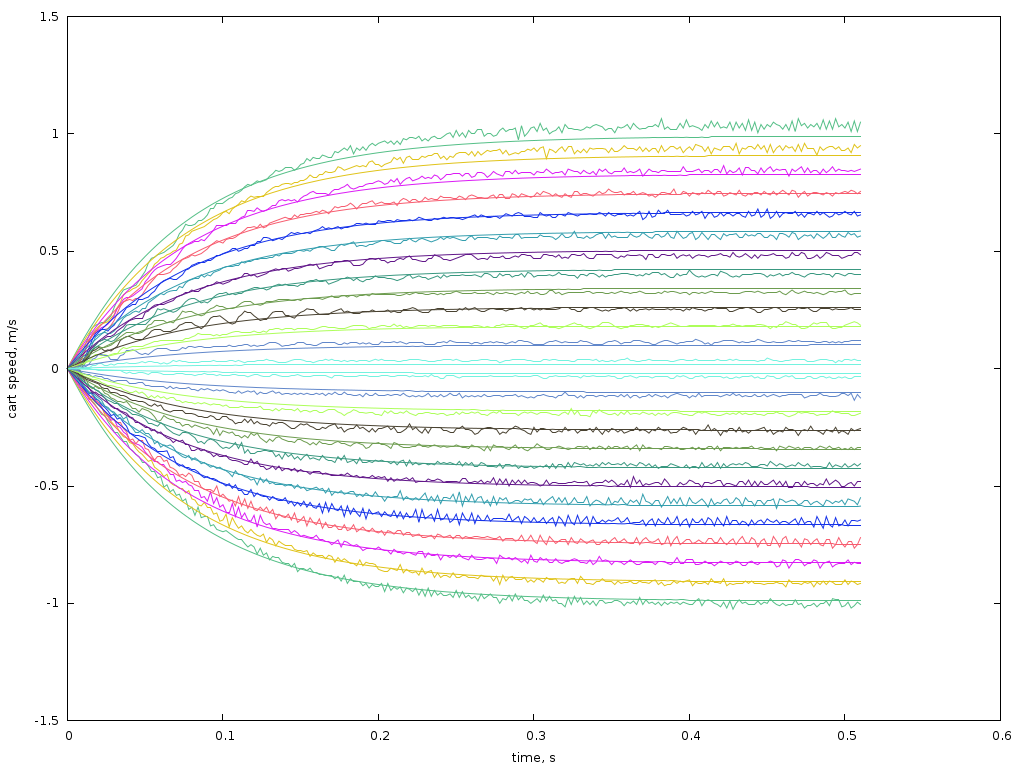

Generate this figure with gnuplot:
set terminal pngcairo size 1024,768 enhanced font 'Verdana,10'
set output 'curves.png'

set nokey

set ylabel "cart speed, m/s"
set xlabel "time, s"
show xlabel
show ylabel

colors = "#55BF87 #22DE9E #E0C31A #C2096A #DB1BF5 #C5B743 #F75C6F #A4F780 #1532E9 #CC4E74 #339EAE #2A676C #611689 #7AEACD #399880 #DC47BE #6D9C4F #9B1A2A #494231 #07B903 #ADFE5A #DB867D #6187CA #104537 #74F2DF #58D562"

plot for [i=1:104:2] 'curves.dat' using 1:(column(i+1)) lc rgb word(colors, i%26) with lines

#w(x) = w0*(1-exp(alpha*x))
#w0 = 10
#alpha = -.1
#fit w(x) "curves.dat" using 1:2 via w0,alpha
#
#plot 'curves.dat' using 1:2  title "23.99V"  with lines lt rgb "#55BF87", \
#               '' using 1:3  title "23.05V"  with lines lt rgb "#22DE9E", \
#               '' using 1:4  title "22.11V"  with lines lt rgb "#E0C31A", \
#               '' using 1:5  title "21.17V"  with lines lt rgb "#C2096A", \
#               '' using 1:6  title "20.23V"  with lines lt rgb "#DB1BF5", \
#               '' using 1:7  title "19.29V"  with lines lt rgb "#C5B743", \
#               '' using 1:8  title "18.34V"  with lines lt rgb "#F75C6F", \
#               '' using 1:9  title "17.40V"  with lines lt rgb "#A4F780", \
#               '' using 1:10 title "16.46V"  with lines lt rgb "#1532E9", \
#               '' using 1:11 title "15.52V"  with lines lt rgb "#CC4E74", \
#               '' using 1:12 title "14.58V"  with lines lt rgb "#339EAE", \
#               '' using 1:13 title "13.64V"  with lines lt rgb "#2A676C", \
#               '' using 1:14 title "12.70V"  with lines lt rgb "#611689", \
#               '' using 1:15 title "11.76V"  with lines lt rgb "#7AEACD", \
#               '' using 1:16 title "10.82V"  with lines lt rgb "#399880", \
#               '' using 1:17 title "9.88V"   with lines lt rgb "#DC47BE", \
#               '' using 1:18 title "8.93V"   with lines lt rgb "#6D9C4F", \
#               '' using 1:19 title "7.99V"   with lines lt rgb "#9B1A2A", \
#               '' using 1:20 title "7.05V"   with lines lt rgb "#494231", \
#               '' using 1:21 title "6.11V"   with lines lt rgb "#07B903", \
#               '' using 1:22 title "5.17V"   with lines lt rgb "#ADFE5A", \
#               '' using 1:23 title "4.23V"   with lines lt rgb "#DB867D", \
#               '' using 1:24 title "3.29V"   with lines lt rgb "#6187CA", \
#               '' using 1:25 title "2.35V"   with lines lt rgb "#104537", \
#               '' using 1:26 title "1.41V"   with lines lt rgb "#74F2DF", \
#               '' using 1:27 title "0.47V"   with lines lt rgb "#58D562", \
# \
#               '' using 1:28 title "23.99V"  with lines lt rgb "#55BF87", \
#               '' using 1:29 title "23.05V"  with lines lt rgb "#22DE9E", \
#               '' using 1:30 title "22.11V"  with lines lt rgb "#E0C31A", \
#               '' using 1:31 title "21.17V"  with lines lt rgb "#C2096A", \
#               '' using 1:32 title "20.23V"  with lines lt rgb "#DB1BF5", \
#               '' using 1:33 title "19.29V"  with lines lt rgb "#C5B743", \
#               '' using 1:34 title "18.34V"  with lines lt rgb "#F75C6F", \
#               '' using 1:35 title "17.40V"  with lines lt rgb "#A4F780", \
#               '' using 1:36 title "16.46V"  with lines lt rgb "#1532E9", \
#               '' using 1:37 title "15.52V"  with lines lt rgb "#CC4E74", \
#               '' using 1:38 title "14.58V"  with lines lt rgb "#339EAE", \
#               '' using 1:39 title "13.64V"  with lines lt rgb "#2A676C", \
#               '' using 1:40 title "12.70V"  with lines lt rgb "#611689", \
#               '' using 1:41 title "11.76V"  with lines lt rgb "#7AEACD", \
#               '' using 1:42 title "10.82V"  with lines lt rgb "#399880", \
#               '' using 1:43 title "9.88V"   with lines lt rgb "#DC47BE", \
#               '' using 1:44 title "8.93V"   with lines lt rgb "#6D9C4F", \
#               '' using 1:45 title "7.99V"   with lines lt rgb "#9B1A2A", \
#               '' using 1:46 title "7.05V"   with lines lt rgb "#494231", \
#               '' using 1:47 title "6.11V"   with lines lt rgb "#07B903", \
#               '' using 1:48 title "5.17V"   with lines lt rgb "#ADFE5A", \
#               '' using 1:49 title "4.23V"   with lines lt rgb "#DB867D", \
#               '' using 1:50 title "3.29V"   with lines lt rgb "#6187CA", \
#               '' using 1:51 title "2.35V"   with lines lt rgb "#104537", \
#               '' using 1:52 title "1.41V"   with lines lt rgb "#74F2DF", \
#               '' using 1:53 title "0.47V"   with lines lt rgb "#58D562", \
# \
#               '' using 1:54 title "23.99V"  with lines lt rgb "#55BF87", \
#               '' using 1:55 title "23.05V"  with lines lt rgb "#22DE9E", \
#               '' using 1:56 title "22.11V"  with lines lt rgb "#E0C31A", \
#               '' using 1:57 title "21.17V"  with lines lt rgb "#C2096A", \
#               '' using 1:58 title "20.23V"  with lines lt rgb "#DB1BF5", \
#               '' using 1:59 title "19.29V"  with lines lt rgb "#C5B743", \
#               '' using 1:60 title "18.34V"  with lines lt rgb "#F75C6F", \
#               '' using 1:61 title "17.40V"  with lines lt rgb "#A4F780", \
#               '' using 1:62 title "16.46V"  with lines lt rgb "#1532E9", \
#               '' using 1:63 title "15.52V"  with lines lt rgb "#CC4E74", \
#               '' using 1:64 title "14.58V"  with lines lt rgb "#339EAE", \
#               '' using 1:65 title "13.64V"  with lines lt rgb "#2A676C", \
#               '' using 1:66 title "12.70V"  with lines lt rgb "#611689", \
#               '' using 1:67 title "11.76V"  with lines lt rgb "#7AEACD", \
#               '' using 1:68 title "10.82V"  with lines lt rgb "#399880", \
#               '' using 1:69 title "9.88V"   with lines lt rgb "#DC47BE", \
#               '' using 1:70 title "8.93V"   with lines lt rgb "#6D9C4F", \
#               '' using 1:71 title "7.99V"   with lines lt rgb "#9B1A2A", \
#               '' using 1:72 title "7.05V"   with lines lt rgb "#494231", \
#               '' using 1:73 title "6.11V"   with lines lt rgb "#07B903", \
#               '' using 1:74 title "5.17V"   with lines lt rgb "#ADFE5A", \
#               '' using 1:75 title "4.23V"   with lines lt rgb "#DB867D", \
#               '' using 1:76 title "3.29V"   with lines lt rgb "#6187CA", \
#               '' using 1:77 title "2.35V"   with lines lt rgb "#104537", \
#               '' using 1:78 title "1.41V"   with lines lt rgb "#74F2DF", \
#               '' using 1:79 title "0.47V"   with lines lt rgb "#58D562", \
# \
#               '' using 1:80 title "23.99V"  with lines lt rgb "#55BF87", \
#               '' using 1:81 title "23.05V"  with lines lt rgb "#22DE9E", \
#               '' using 1:82 title "22.11V"  with lines lt rgb "#E0C31A", \
#               '' using 1:83 title "21.17V"  with lines lt rgb "#C2096A", \
#               '' using 1:84 title "20.23V"  with lines lt rgb "#DB1BF5", \
#               '' using 1:85 title "19.29V"  with lines lt rgb "#C5B743", \
#               '' using 1:86 title "18.34V"  with lines lt rgb "#F75C6F", \
#               '' using 1:87 title "17.40V"  with lines lt rgb "#A4F780", \
#               '' using 1:88 title "16.46V"  with lines lt rgb "#1532E9", \
#               '' using 1:89 title "15.52V"  with lines lt rgb "#CC4E74", \
#               '' using 1:90 title "14.58V"  with lines lt rgb "#339EAE", \
#               '' using 1:91 title "13.64V"  with lines lt rgb "#2A676C", \
#               '' using 1:92 title "12.70V"  with lines lt rgb "#611689", \
#               '' using 1:93 title "11.76V"  with lines lt rgb "#7AEACD", \
#               '' using 1:94 title "10.82V"  with lines lt rgb "#399880", \
#               '' using 1:95 title "9.88V"   with lines lt rgb "#DC47BE", \
#               '' using 1:96 title "8.93V"   with lines lt rgb "#6D9C4F", \
#               '' using 1:97 title "7.99V"   with lines lt rgb "#9B1A2A", \
#               '' using 1:98 title "7.05V"   with lines lt rgb "#494231", \
#               '' using 1:99 title "6.11V"   with lines lt rgb "#07B903", \
#               '' using 1:100 title "5.17V"   with lines lt rgb "#ADFE5A", \
#               '' using 1:101 title "4.23V"   with lines lt rgb "#DB867D", \
#               '' using 1:102 title "3.29V"   with lines lt rgb "#6187CA", \
#               '' using 1:103 title "2.35V"   with lines lt rgb "#104537", \
#               '' using 1:104 title "1.41V"   with lines lt rgb "#74F2DF", \
#               '' using 1:105 title "0.47V"   with lines lt rgb "#58D562"
#
#

